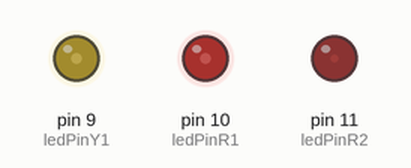
A sketch run on a simulated Arduino Uno, built with avr-gcc and run on an emulated ATmega328P. Shown: output pins drawn as LEDs (lit = HIGH). Random numbers use the default seed unless the sketch sets one.

Above: at 2.86 s.
At 6.29 s:
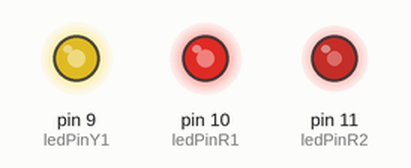
At 10.39 s:
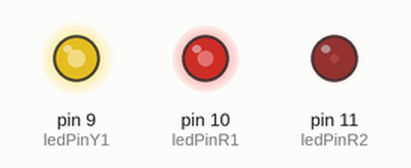
At 19.57 s:
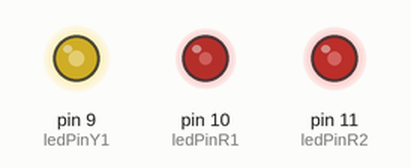
At 29.22 s:
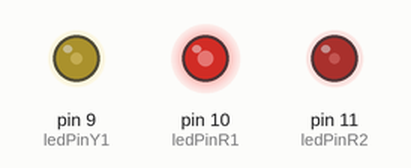
At 36.25 s:
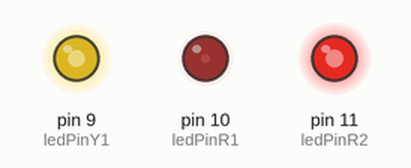
Timing chart, 0 to 40.0 s (numbered marks = the images above):
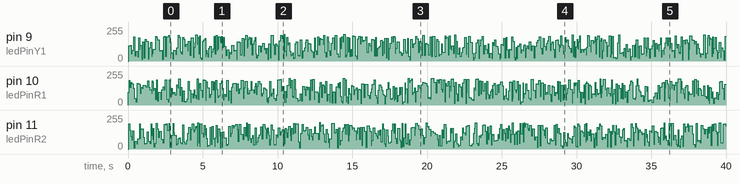

The sketch:

nano_test_03.ino
```cpp
int ledPinR1 = 10;
int ledPinY1 = 9;
int ledPinR2 = 11;

void setup()
{
pinMode(ledPinR1, OUTPUT);
pinMode(ledPinY1, OUTPUT);
pinMode(ledPinR2, OUTPUT);
}

void loop() {
analogWrite(ledPinR1, random(10,200));
delay(random(50));
analogWrite(ledPinY1, random(10,200));
delay(random(50));
analogWrite(ledPinR2, random(10,200));
delay(random(50));
}
```
